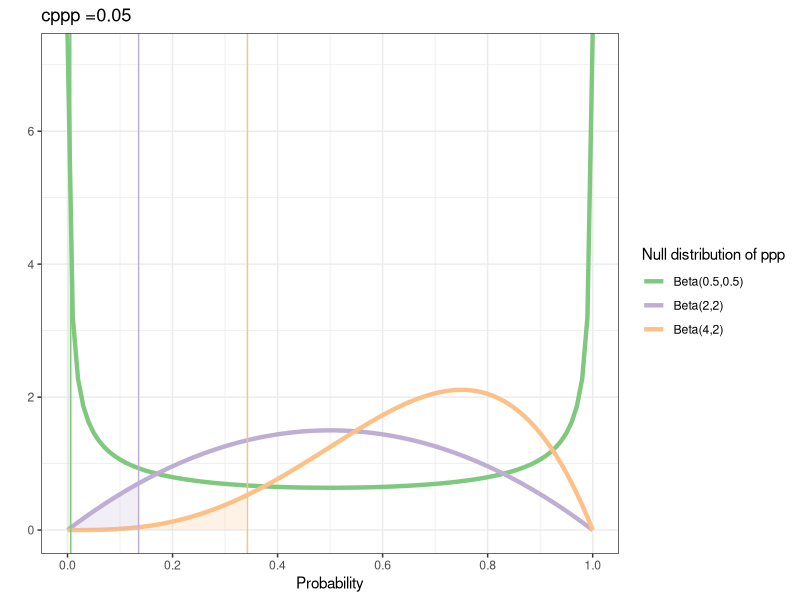
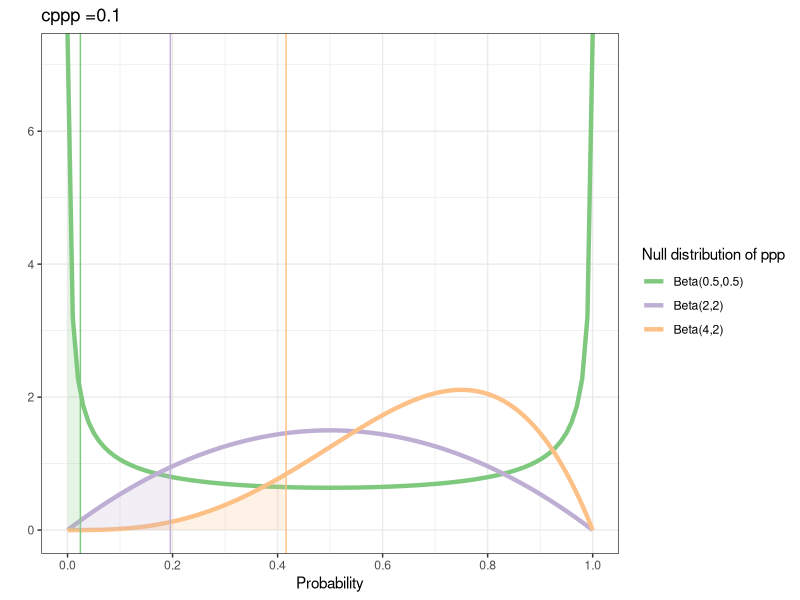
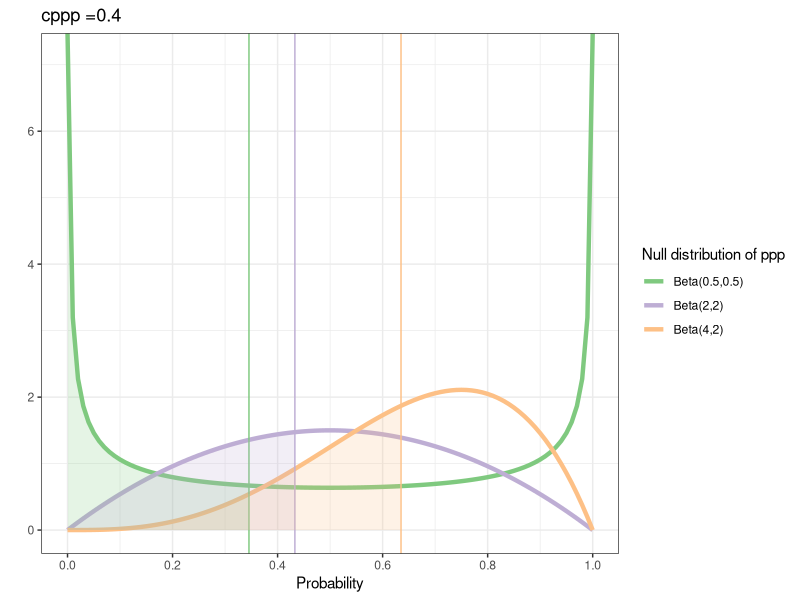

The R script that drew these images, in order: (Note: this script raises an error after producing the figures.)
library(cowplot)
library(ggplot2)


cppp0 <- c(0.05, 0.1, 0.4)

## null ppp distribution
a <- c(0.5, 2, 4)
b <- c(0.5, 2, 2)


# pppObs <- qbeta(cppp0, a[1], b[1],  lower.tail = TRUE)
# curve(dbeta(x,a[1], b[1]))
# abline(v = pppObs)

library(RColorBrewer)
library(ggplot2)

curveColors <- brewer.pal(3, "Accent")
        
plotList <- list()

for(i in 1:length(cppp0)) {
p <- ggplot(data.frame(x = c(0, 1)), aes(x = x)) +
        stat_function(fun = dbeta, args = list(a[1], b[1]),
                      aes(colour = paste0("Beta(", a[1], "," , b[1], ")")), size = 1.5) +
        stat_function(fun = dbeta, args = list(a[2], b[2]),
                      aes(colour = paste0("Beta(", a[2], "," , b[2], ")")), size = 1.5) +
        stat_function(fun = dbeta, args = list(a[3], b[3]),
                      aes(colour = paste0("Beta(", a[3], "," , b[3], ")")), size = 1.5) +
        scale_x_continuous(name = "Probability",
                              breaks = seq(0, 1, 0.2),
                              limits=c(0, 1)) + 
        scale_colour_manual(values = curveColors) +
        labs(colour = "Null distribution of ppp") +
        ylab("") + ggtitle(paste0("cppp =", cppp0[i])) + 
		theme_bw()        

funcShaded <- function(x, a, b, prob) {
    y 		 		 <- dbeta(x, shape1 = a, shape2 = b)
    quantile 		 <- qbeta(prob, shape1 = a, shape2 = b, lower.tail = TRUE)
    y[x  > quantile] <- NA
    return(y)
}

p <- p + stat_function(fun=funcShaded, args = list(a = a[1], b = b[1], prob = cppp0[i]),
	                   geom="area", fill= curveColors[1], alpha=0.2, n = 500) + 
 		 geom_vline(xintercept = qbeta(cppp0[i], shape1 = a[1], shape2 = b[1], lower.tail = TRUE),
 		 			color = curveColors[1]) +
		 stat_function(fun=funcShaded, args = list(a = a[2], b = b[2], prob = cppp0[i]),
	                   geom="area", fill= curveColors[2], alpha=0.2, n = 500) + 
 		 geom_vline(xintercept = qbeta(cppp0[i], shape1 = a[2], shape2 = b[2], lower.tail = TRUE),
 		 			color = curveColors[2]) +
		 stat_function(fun=funcShaded, args = list(a = a[3], b = b[3], prob = cppp0[i]),
	                   geom="area", fill= curveColors[3], alpha=0.2, n = 500) + 
 		 geom_vline(xintercept = qbeta(cppp0[i], shape1 = a[3], shape2 = b[3], lower.tail = TRUE),
 		 			color = curveColors[3])



print(i)
print(p)
plotList[[i]] <- p

}



allPlots <- cowplot::plot_grid(
   cowplot::plot_grid(
    plotList[[1]] + theme(legend.position = "none") + coord_cartesian(ylim = c(0,3)),
    plotList[[2]] + theme(legend.position = "none") + coord_cartesian(ylim = c(0,3)),
    plotList[[3]] + theme(legend.position = "none") + coord_cartesian(ylim = c(0,3)),
    nrow = 1, align = "h"
   ),
   cowplot::get_legend(plotList[[1]]  + 
      theme(legend.position = "right")), 
   rel_widths = c(.85, .15), nrow=1)

allPlots <- cowplot::plot_grid(
   cowplot::plot_grid(
    plotList[[1]] + theme(legend.position = "none") + coord_cartesian(ylim = c(0,3)),
    plotList[[2]] + theme(legend.position = "none") + coord_cartesian(ylim = c(0,3)),
    plotList[[3]] + theme(legend.position = "none") + coord_cartesian(ylim = c(0,3)),
    nrow = 1, align = "h"
   ),
   cowplot::get_legend(plotList[[1]]  + 
      theme(legend.position = "bottom", legend.title=element_text(size=rel(1.3)) , legend.text=element_text(size=rel(1.2)))), 
   rel_heights =  c(.85, .15), nrow=2)


save_plot("figures/Fig1_cpppScenarios.png", allPlots, 
		  base_height = 5, base_width = 5, ncol = 3)

